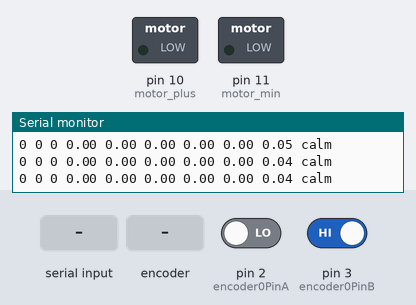
This sketch was run on a simulated Arduino Uno, built with avr-gcc and run on an emulated ATmega328P. Parts: switched loads named in the sketch (green lamp = pin HIGH), the last lines printed to the serial monitor. Inputs (shaded band) come from the test bench; at power-on: pin 2 (encoder0PinA) LOW, pin 3 (encoder0PinB) HIGH.

Above: at 1.2 s.
1.3 s: "30,150\n" received over Serial
At 1.8 s:
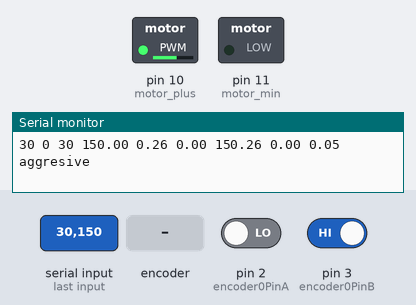
4.3 s: "90,45\n" received over Serial
At 5.3 s:
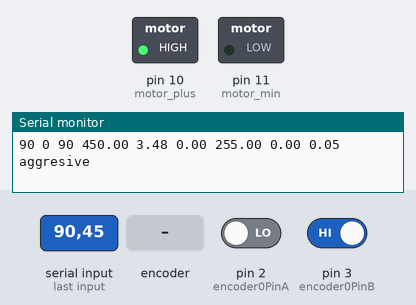
5.8 s: "5\n" received over Serial
At 6.7 s:
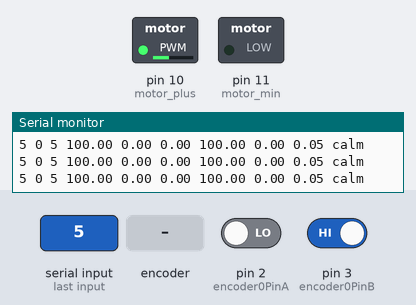
7.3 s: rotary encoder on pin 2 (encoder0PinA) / pin 3 (encoder0PinB) turned 3 steps (first pin leading)
At 8.1 s:
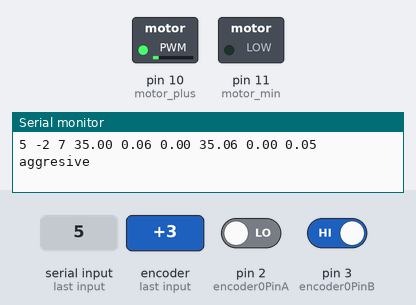
10.9 s: "90\n" received over Serial
At 11.5 s:
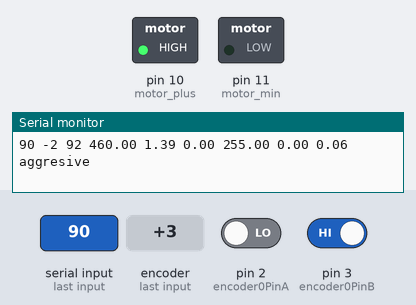
Timing chart, 0 to 13.9 s (numbered marks = the images above; inputs shaded):
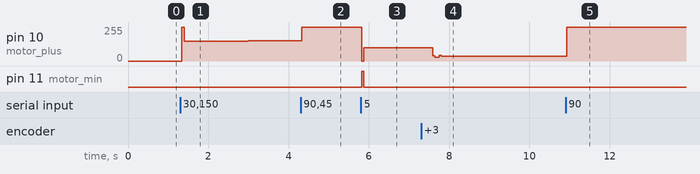

Measured:
- after the input at 1.3 s, pin 10 (motor_plus): 0/255 → 150/255 at once, → 151/255 1.7 s later
- after the input at 4.3 s, pin 10 (motor_plus): 151/255 → 255/255 at once
- after the input at 5.8 s, pin 10 (motor_plus): 255/255 → 100/255 at once; pin 11 (motor_min): LOW → HIGH at once, → LOW 0.05 s later
- after the input at 7.3 s, pin 10 (motor_plus): 100/255 → 30/255 after 0.29 s, → 35/255 0.16 s later
- after the input at 10.9 s, pin 10 (motor_plus): 35/255 → 255/255 at once

The sketch:

serial_pid_adaptive_position.ino
```cpp
////////////////////////////////////////////
//        PID POSITION MOTOR              //
//    written by : Muhammad Husni         //
// PT SYERGIE AUTOMA TEKNOLOGI            //
////////////////////////////////////////////

///150 seputeran

#define encoder0PinA 2
#define encoder0PinB 3
int motor_plus = 10;
int motor_min = 11;
int encoder0Pos = 0;

int setpoint = 0;
int sensor;
int error;
float prev_error;

float P_control;
float kp = 5; //2.5
float kp_adaptive = 20;
float I_control;
float ki = 0.02; //0.025
float ki_adaptive = 0;
float I_windup_plus = 255;
float I_windup_min = -255;
float kd = 0.5;
float kd_adaptive = 0.5;
float D_control;
float saturation_min = -255;
float saturation_plus = 255;

float pid = 0;
float pid_plus;
float pid_min;


float Time;
float elapsedTime = 0.1;
float timePrev;

String mode;

char data;

String readString;

void setup() {
  // put your setup code here, to run once:
  Serial.begin(9600);
  pinMode(motor_plus, OUTPUT);
  pinMode(motor_min, OUTPUT);
  attachInterrupt(0, doEncoder, CHANGE);
}

void loop() {
  // put your main code here, to run repeatedly:
  //setpoint
  //setpoint = 228;
   while (Serial.available()) {
    char c = Serial.read();  //gets one byte from serial buffer
    readString += c; //makes the string readString
    delay(2);  //slow looping to allow buffer to fill with next character
  }

    if (readString.length() >0) {
    Serial.println(readString);  //so you can see the captured string
    setpoint = readString.toInt();  //convert readString into a number
    }
 readString=""; //empty for next input

  //read sensor
  sensor = encoder0Pos/2.5;

  //error
  error = setpoint-sensor;

  if (5 < abs(error)){
  //pid control
  P_control = kp*error;
  I_control = (ki*error*elapsedTime) + I_control;
  D_control = kd*(error-prev_error)/elapsedTime;
  mode = "aggresive";
  } else {
  //adaptive pid control
  P_control = kp_adaptive * error;
  I_control = (ki_adaptive*error*elapsedTime) + 0;
  D_control = kd_adaptive*(error-prev_error)/elapsedTime;
  mode = "calm";
  }
  //Integral Windup
  if (I_control > I_windup_plus){
    I_control = I_windup_plus;
  }
  else if (I_control < I_windup_min){
    I_control = I_windup_min;
  }
  else {
    I_control = I_control;
  }

  //Derivative control + derivative kick


  //P+I+D control
  pid = P_control + I_control + D_control;

  //saturation

  if (pid > saturation_plus){
    pid = saturation_plus;
    I_windup_plus = saturation_plus - (P_control+D_control);
  }
  if (pid < saturation_min){
    pid = saturation_min;
    I_windup_min = saturation_min + (P_control+D_control);
  }
  else {
    pid = pid;
    I_windup_plus = saturation_plus;
    I_windup_min = saturation_min;
  }
  //*/

  //pwm
  if (pid > 0){
   pid_plus = pid;
   pid_min = 0;

  }  else if (pid < 0){
   pid_plus = 0;
   pid_min = abs(pid);

  }

//
  analogWrite(motor_min, pid_min);
  analogWrite(motor_plus, pid_plus);

  //timer
  timePrev = Time;                            // the previous time is stored before the actual time read
  Time = millis();                            // actual time read
  elapsedTime = (Time - timePrev) / 1000;
  prev_error = error;

  Serial.print (setpoint);
  Serial.print (" ");
  Serial.print (sensor);
  Serial.print (" ");
  Serial.print(error);
  Serial.print (" ");
  Serial.print(P_control);
  Serial.print (" ");
  Serial.print(I_control);
  Serial.print (" ");
  Serial.print(D_control);
  Serial.print (" ");
  Serial.print(pid_plus);
  Serial.print (" ");
  Serial.print(pid_min);
  Serial.print (" ");
  Serial.print(elapsedTime);
  Serial.print (" ");
  Serial.println (mode);
}


void doEncoder()
{
  if (digitalRead(encoder0PinA) == digitalRead(encoder0PinB))
  {
  encoder0Pos++;
  }
  else
  {
  encoder0Pos--;
  }

}
```
